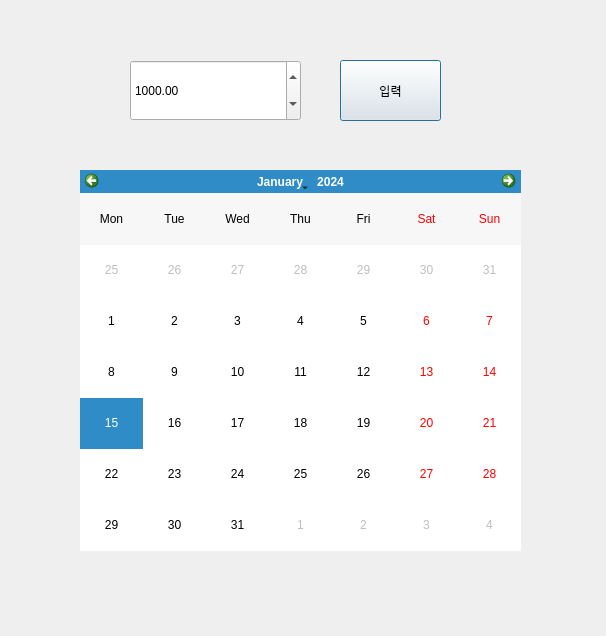
<?xml version="1.0" encoding="UTF-8"?>
<ui version="4.0">
 <class>Dialog</class>
 <widget class="QDialog" name="Dialog">
  <property name="geometry">
   <rect>
    <x>0</x>
    <y>0</y>
    <width>606</width>
    <height>636</height>
   </rect>
  </property>
  <property name="windowTitle">
   <string>Dialog</string>
  </property>
  <widget class="QCalendarWidget" name="calendar">
   <property name="geometry">
    <rect>
     <x>80</x>
     <y>170</y>
     <width>441</width>
     <height>381</height>
    </rect>
   </property>
   <property name="inputMethodHints">
    <set>Qt::ImhNone</set>
   </property>
   <property name="gridVisible">
    <bool>false</bool>
   </property>
   <property name="selectionMode">
    <enum>QCalendarWidget::SingleSelection</enum>
   </property>
   <property name="horizontalHeaderFormat">
    <enum>QCalendarWidget::ShortDayNames</enum>
   </property>
   <property name="verticalHeaderFormat">
    <enum>QCalendarWidget::NoVerticalHeader</enum>
   </property>
   <property name="dateEditEnabled">
    <bool>true</bool>
   </property>
  </widget>
  <widget class="QDoubleSpinBox" name="degreeInput">
   <property name="geometry">
    <rect>
     <x>130</x>
     <y>60</y>
     <width>171</width>
     <height>61</height>
    </rect>
   </property>
   <property name="maximum">
    <double>9999.989999999999782</double>
   </property>
   <property name="stepType">
    <enum>QAbstractSpinBox::DefaultStepType</enum>
   </property>
   <property name="value">
    <double>1000.000000000000000</double>
   </property>
  </widget>
  <widget class="QPushButton" name="inputBtn">
   <property name="geometry">
    <rect>
     <x>340</x>
     <y>60</y>
     <width>101</width>
     <height>61</height>
    </rect>
   </property>
   <property name="text">
    <string>입력</string>
   </property>
  </widget>
 </widget>
 <resources/>
 <connections/>
</ui>
